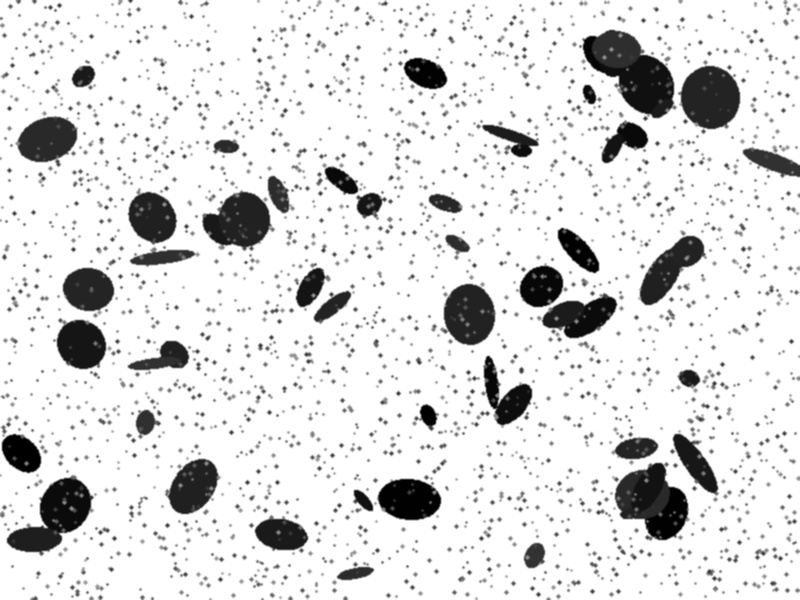
#> input picture Testovani na syntetickych snimcich/Prakticka_cast - Detekce castic/Komplexnejsi/synteticke_castice.jpg, 800 x 600 px
$ python Komplexnejsi_reseni_agresivnejsi.py   (older library calls are emulated)
#> lines starting #> are read from the running program, lines starting #| are printed output that depends on the picture; after the words box and inside, x2 and y2 are one past the last pixel; in counts of white or black regions, pixels touching at a corner belong together
import cv2
import numpy as np

# Je tady změna v hledání středů částic, místo globálního přístupy se hledají lokální maxima
# Rozpoznává částice lépe než předchozí metoda ale v pár případech nadje v jedné částici víc než jeden střed
# a to vede k její "rozpůlení"

def vyhodnoceni(cesta_k_obrazku):

#> called with cesta_k_obrazku = 'synteticke_castice.jpg'
    img = cv2.imread(cesta_k_obrazku)
#> img is the input picture: shape (600, 800, 3); min 0, max 255, mean 221.8

    if img is None:
        print("Chyba: Obrázek nenalezen.")
        return

    vysledek = img.copy()

    # Předzpracování
    gray = cv2.cvtColor(img, cv2.COLOR_BGR2GRAY)

    _, thresh = cv2.threshold(gray, 0, 255, cv2.THRESH_BINARY_INV + cv2.THRESH_OTSU)
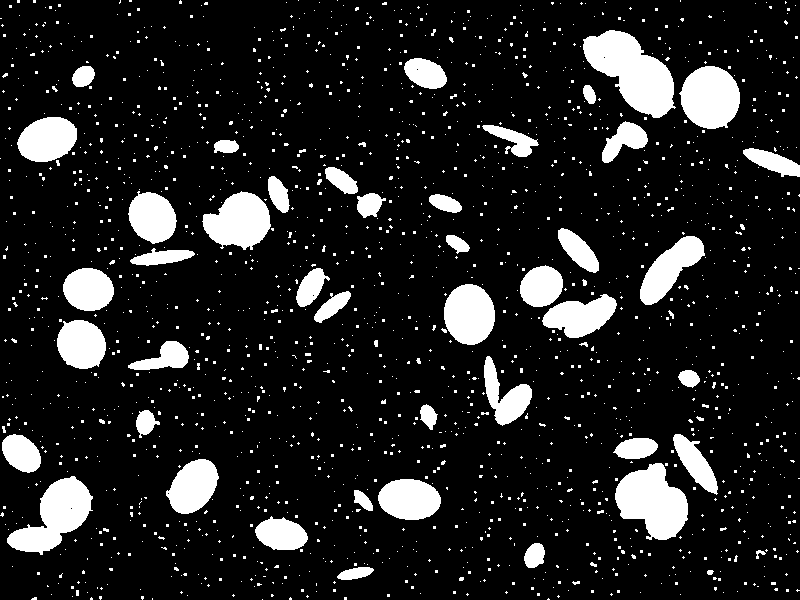
#> thresh: shape (600, 800); 13.4% white; 1881 white regions (1817 under 20 px), largest, box (x1, y1, x2, y2) and area: (583, 30, 676, 118) 4526, (615, 463, 688, 540) 3675, (7, 476, 93, 555) 3319

    # Odstranění šumu
    kernel = np.ones((3, 3), np.uint8)
    opening = cv2.morphologyEx(thresh, cv2.MORPH_OPEN, kernel, iterations=2)
#> opening: shape (600, 800); 11.3% white; 43 white regions, largest, box (x1, y1, x2, y2) and area: (583, 30, 674, 118) 4493, (615, 463, 688, 540) 3649, (7, 477, 91, 552) 3285

    sure_bg = cv2.dilate(opening, kernel, iterations=3)
#> sure_bg: shape (600, 800); 16.1% white; 39 white regions, largest, box (x1, y1, x2, y2) and area: (580, 27, 677, 121) 5611, (517, 263, 619, 341) 4590, (612, 460, 691, 543) 4590

    dist_transform = cv2.distanceTransform(opening, cv2.DIST_L2, 5)

    # Hledání středů částic

    # A) Normalizace
    dist_norm = cv2.normalize(dist_transform, None, 0, 255, cv2.NORM_MINMAX, cv2.CV_8U)

    # B) Nalezení lokálních maxim
    local_max = cv2.dilate(dist_norm, np.ones((20, 20), np.uint8))
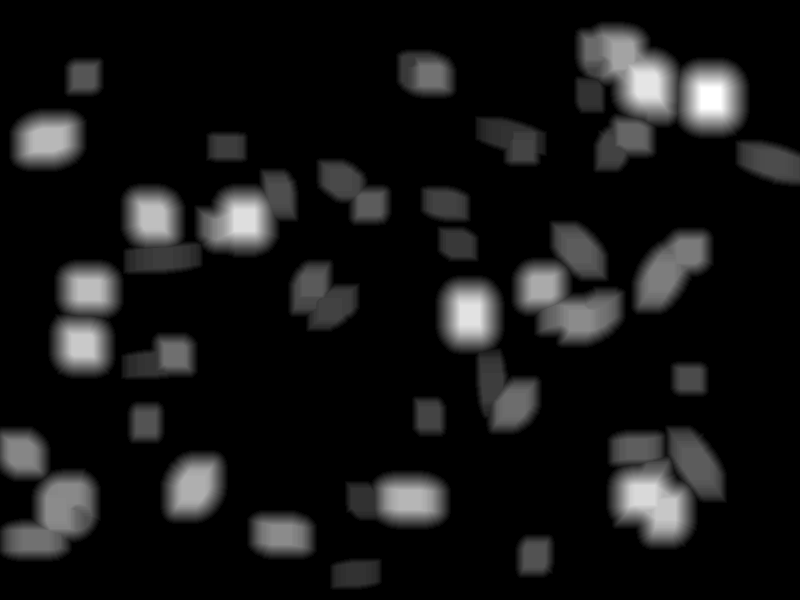
#> local_max: shape (600, 800); min 0, max 255, mean 22.4

    seeds_mask = (dist_norm == local_max) & (dist_norm > 40)
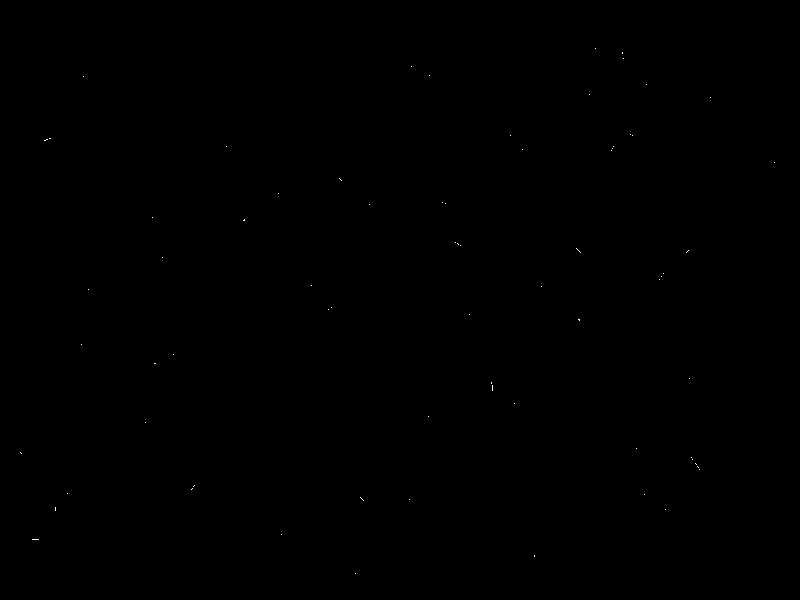
#> seeds_mask: shape (600, 800) bool; 0.02% white in thin lines or dots, all inside (x1, y1, x2, y2) = (20, 48, 775, 574)

    # Převedení na uint8 pro hledání komponent
    seeds_uint8 = np.uint8(seeds_mask) * 255

    cv2.imshow('Nalezene stredy', seeds_uint8)

    # Markery
    ret, markers = cv2.connectedComponents(seeds_uint8)
#> markers: shape (600, 800) int32; 72 distinct labels, from 0 to 71
#> ret = 72

    markers = markers + 1
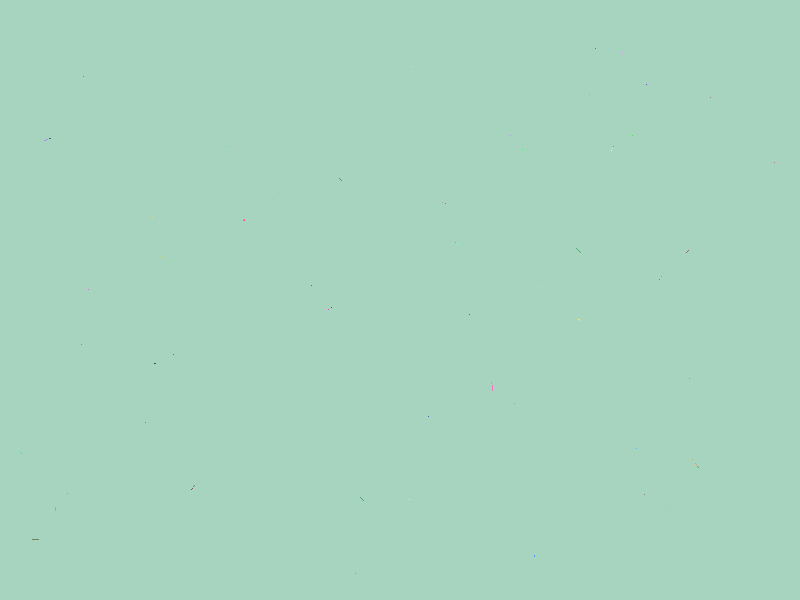
#> markers: shape (600, 800) int32; 72 distinct labels, from 1 to 72; one colour per label, 0 black

    # Pro přesný watershed definujeme neznámou oblast:
    sure_fg = np.uint8(seeds_mask) * 255
    unknown = cv2.subtract(sure_bg, sure_fg)
#> unknown: shape (600, 800); 16.1% white; 39 white regions, largest, box (x1, y1, x2, y2) and area: (580, 27, 677, 121) 5606, (612, 460, 691, 543) 4588, (517, 263, 619, 341) 4586
    markers[unknown == 255] = 0

    # Spuštění Watershed algoritmu
    markers = cv2.watershed(img, markers)
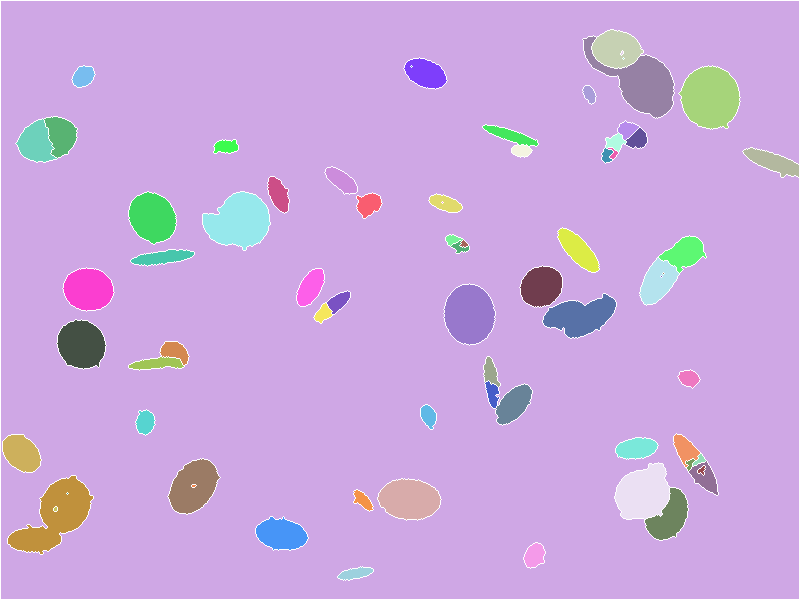
#> markers: shape (600, 800) int32; 73 distinct labels, from -1 to 72; one colour per label, 0 black, -1 white

    #  Vykreslení kontur
    labels = np.unique(markers)
#> labels = 73 values from -1 to 72
    pocet_objektu = 0

    for label in labels:
        if label <= 1: continue  # 0 je hranice, 1 je pozadí

        # Maska pro aktuální objekt
        mask = np.zeros(gray.shape, dtype="uint8")
        mask[markers == label] = 255

        # Najdeme kontury pro tento jeden objekt
        cnts, _ = cv2.findContours(mask, cv2.RETR_EXTERNAL, cv2.CHAIN_APPROX_SIMPLE)

        for c in cnts:
            # Filtrace malých smítek (volitelné)
            area = cv2.contourArea(c)
            if area < 50: continue

            pocet_objektu += 1

            # Klasifikace podle velikosti (jako ve vašem příkladu)
            color = (0, 255, 0)  # Malé - Zelená
            if area > 500: color = (255, 0, 0)  # Střední - Modrá
            if area > 1500: color = (0, 0, 255)  # Velké - Červená

            cv2.drawContours(vysledek, [c], -1, color, 2)
#> this loop made 73 passes
#> cnts on passes 5, 6, 25, 36, 37: [[[623, 58]]], [[[411, 66]]], [[[442, 202]]], [[[663, 273]]], [[[661, 276]]]
#> label on pass 1: -1
#> mask: shape (600, 800); 0.06% white; 1 white region, box (x1, y1, x2, y2) and area: (338, 567, 373, 580) 271
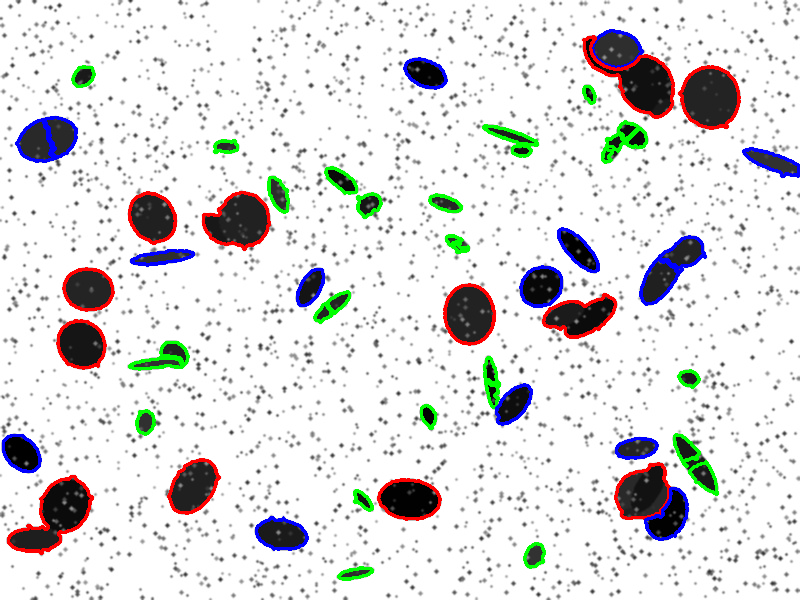
#> vysledek: shape (600, 800, 3); mean B, G, R 221.7, 221.7, 222.4
#> after the loop, pocet_objektu = 57

    # Výpis výsledku
    text = f"Nalezeno: {pocet_objektu}"
#> text = 'Nalezeno: 57'
    cv2.putText(vysledek, text, (10, 30), cv2.FONT_HERSHEY_SIMPLEX, 1, (0, 0, 0), 2)
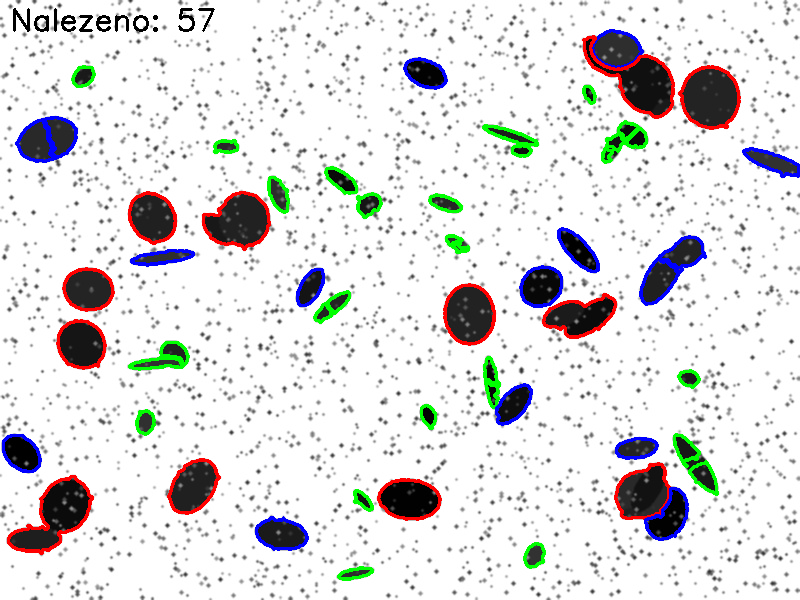
#> vysledek: shape (600, 800, 3); 0.29% of pixels changed, all inside (x1, y1, x2, y2) = (13, 8, 215, 32)
    print(f"Analýza dokončena. {text}")
#| Analýza dokončena. Nalezeno: 57

    cv2.imshow('Vysledek detekce', vysledek)
    cv2.waitKey(0)
    cv2.destroyAllWindows()


vyhodnoceni('synteticke_castice.jpg')
